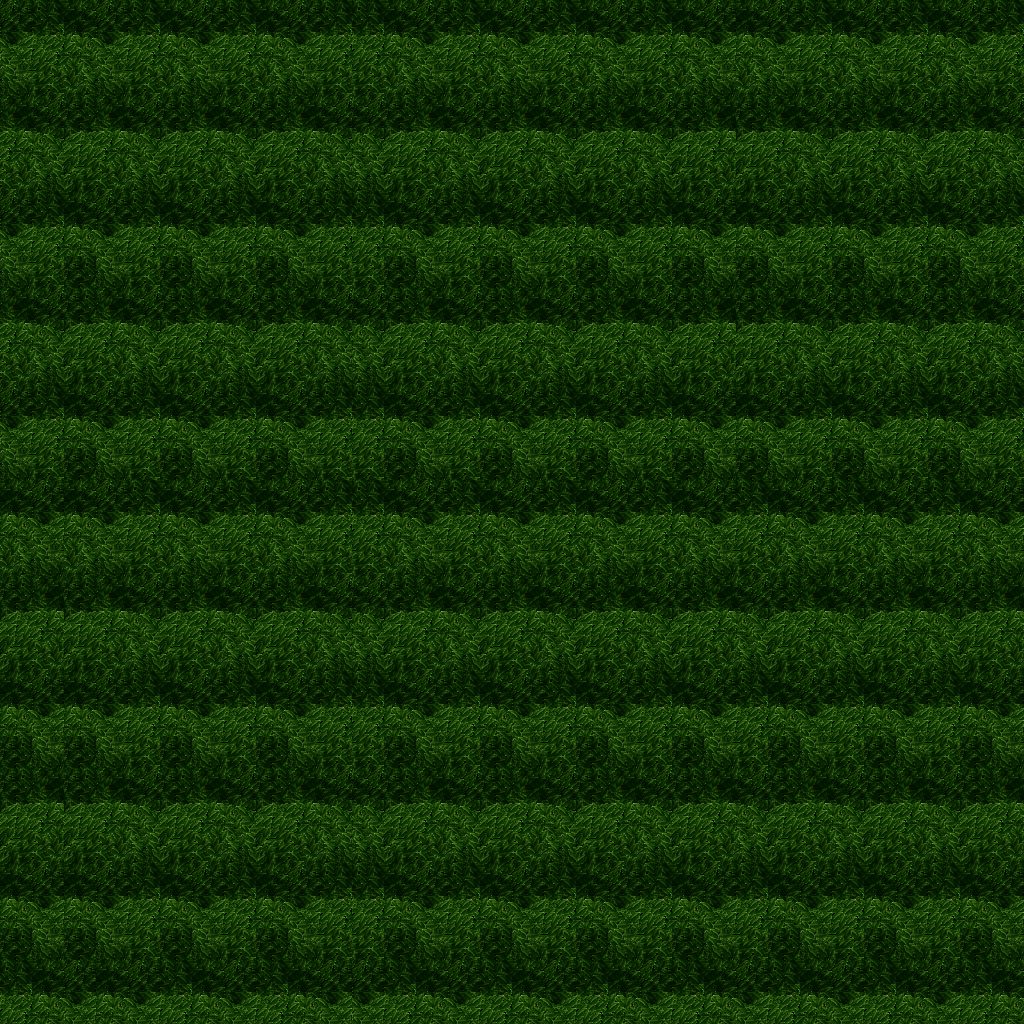

A level layout from a 2D game, rendered from its tile map. Below: a short description, then the map file with tile-grid data replaced by summaries:
An orthogonal 32x32 tile map with 32x32 px tiles, 5 tile layers (Ground, Objects, Objects2, Above, ...), 1 hidden layer not drawn, 14 tilesets.

<map version="1.10" tiledversion="1.11.0" orientation="orthogonal" renderorder="right-down" width="32" height="32" tilewidth="32" tileheight="32" infinite="0" nextlayerid="11" nextobjectid="1">
 <tileset firstgid="1" name="ground_ground" tilewidth="32" tileheight="32" tilecount="33" columns="3">
  <image source="../drawable/ground_ground.png" width="96" height="352" />
 </tileset>
 <tileset firstgid="34" name="ground_water_pool" tilewidth="32" tileheight="32" tilecount="72" columns="3">
  <image source="../drawable/ground_water_pool.png" width="96" height="768" />
 </tileset>
 <tileset firstgid="106" name="plant_tree_tree_darkgreen" tilewidth="32" tileheight="32" tilecount="88" columns="8">
  <image source="../drawable/plant_tree_tree_darkgreen.png" width="256" height="352" />
 </tileset>
 <tileset firstgid="194" name="ground_grass_edges" tilewidth="32" tileheight="32" tilecount="36" columns="12">
  <image source="../drawable/ground_grass_edges.png" width="384" height="96" />
 </tileset>
 <tileset firstgid="230" name="ground_grass_corners" tilewidth="32" tileheight="32" tilecount="24" columns="6">
  <image source="../drawable/ground_grass_corners.png" width="192" height="128" />
 </tileset>
 <tileset firstgid="254" name="plant_grasses" tilewidth="32" tileheight="32" tilecount="6" columns="3">
  <image source="../drawable/plant_grasses.png" width="96" height="64" />
 </tileset>
 <tileset firstgid="260" name="plant_flower_daisy_yellow" tilewidth="32" tileheight="32" tilecount="8" columns="2">
  <image source="../drawable/plant_flower_daisy_yellow.png" width="64" height="128" />
 </tileset>
 <tileset firstgid="268" name="plant_flower_daisy_blue" tilewidth="32" tileheight="32" tilecount="8" columns="2">
  <image source="../drawable/plant_flower_daisy_blue.png" width="64" height="128" />
 </tileset>
 <tileset firstgid="276" name="logic_item_mushroom" tilewidth="32" tileheight="32" tilecount="6" columns="6">
  <image source="../drawable/logic_item_mushroom.png" width="192" height="32" />
 </tileset>
 <tileset firstgid="282" name="logic_item_resources" tilewidth="32" tileheight="32" tilecount="6" columns="6">
  <image source="../drawable/logic_item_resources.png" width="192" height="32" />
 </tileset>
 <tileset firstgid="288" name="logic_item_vegetable" tilewidth="32" tileheight="32" tilecount="16" columns="8">
  <image source="../drawable/logic_item_vegetable.png" width="256" height="64" />
 </tileset>
 <tileset firstgid="304" name="logic_creature_animal" tilewidth="32" tileheight="32" tilecount="32" columns="8">
  <image source="../drawable/logic_creature_animal.png" width="256" height="128" />
 </tileset>
 <tileset firstgid="336" name="logic_collision" tilewidth="32" tileheight="32" tilecount="1" columns="1">
  <image source="../drawable/logic_collision.png" width="32" height="32" />
 </tileset>
 <tileset firstgid="337" name="logic_item_herb" tilewidth="32" tileheight="32" tilecount="5" columns="5">
  <image source="../drawable/logic_item_herb.png" width="160" height="32" />
 </tileset>
 <layer id="1" name="Ground" width="32" height="32">
  <data>[1024 cells, 1024 non-empty, 1 distinct tile ids]</data>
 </layer>
 <layer id="2" name="Objects" width="32" height="32">
  <data>[1024 cells, 1024 non-empty, 18 distinct tile ids]</data>
 </layer>
 <layer id="3" name="Objects2" width="32" height="32">
  <data>[1024 cells, 0 non-empty, 0 distinct tile ids]</data>
 </layer>
 <layer id="4" name="Above" width="32" height="32">
  <data>[1024 cells, 0 non-empty, 0 distinct tile ids]</data>
 </layer>
 <layer id="5" name="Above2" width="32" height="32">
  <data>[1024 cells, 0 non-empty, 0 distinct tile ids]</data>
 </layer>
 <layer id="6" name="Walkable" width="32" height="32" visible="0">
  <data>[1024 cells, 1024 non-empty, 1 distinct tile ids]</data>
 </layer>
 <objectgroup id="7" name="Mapevents" />
 <objectgroup id="8" name="Spawn" />
 <objectgroup id="9" name="Keys" />
 <objectgroup id="10" name="Replace" />
</map>
